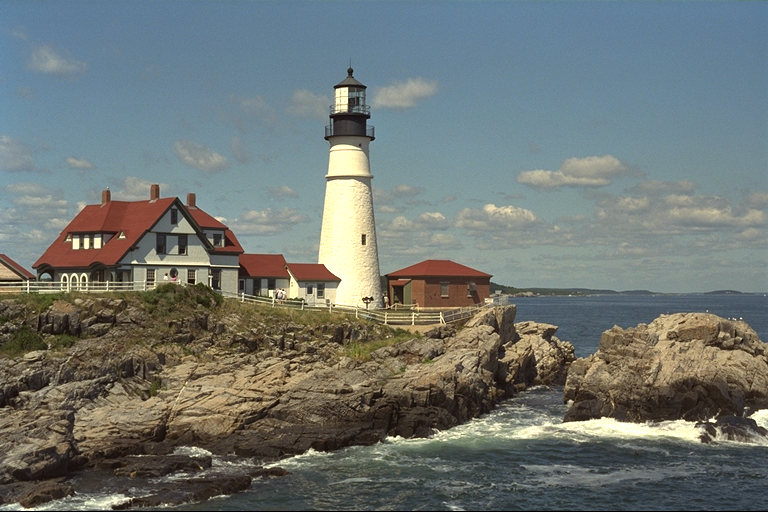
#> input picture lab 1/kodim21.png, 768 x 512 px
$ jupyter execute lab1.ipynb
#> lines starting #> are read from the running program, lines starting #| are printed output that depends on the picture
# Лабка №1

[cell 1]
import matplotlib.pyplot as plt
import numpy as np
import cv2

[cell 2]
# Load an image (you can freely chose any image you like)
img = cv2.imread("kodim21.png")
#> img is the input picture: shape (512, 768, 3); mean B, G, R 114.5, 118, 111.6
# Convert it to RGB
img = cv2.cvtColor(img, cv2.COLOR_BGR2RGB)
# Plot it
plt.imshow(img)

[cell 3]
# Split the image into the three colour channels
red, green, blue = cv2.split(img)
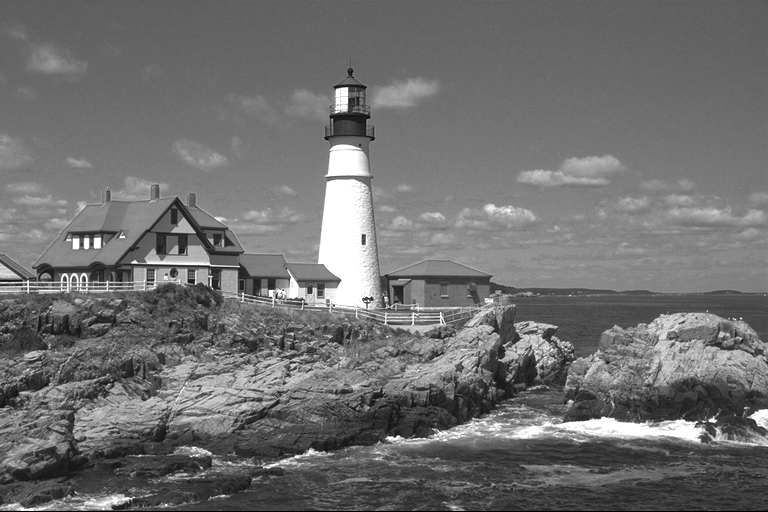
#> red: shape (512, 768); min 0, max 255, mean 111.6
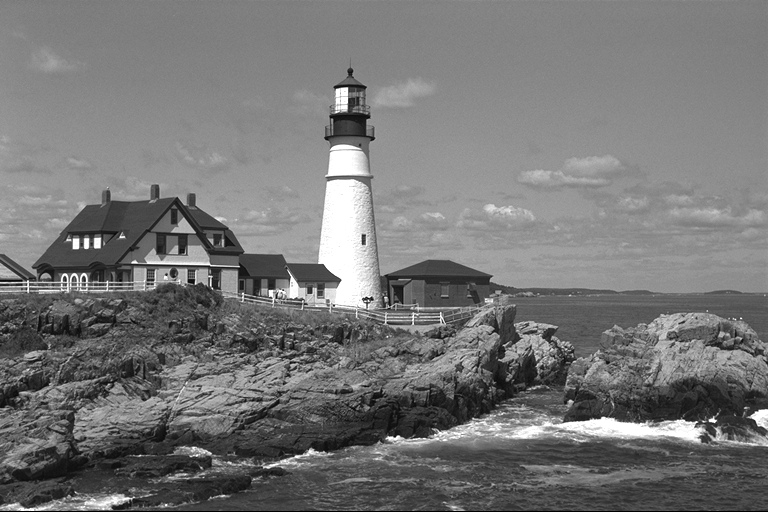
#> green: shape (512, 768); min 0, max 255, mean 118
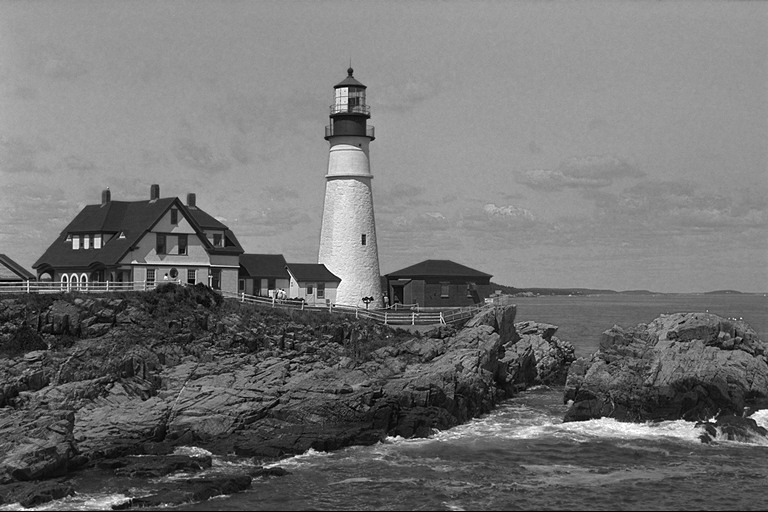
#> blue: shape (512, 768); min 0, max 255, mean 114.5

# Compose the image in the RGB colour space
img1 = cv2.merge([red, green, blue])

# Compose the image in the RBG colour space
img2 = cv2.merge([red, blue, green])
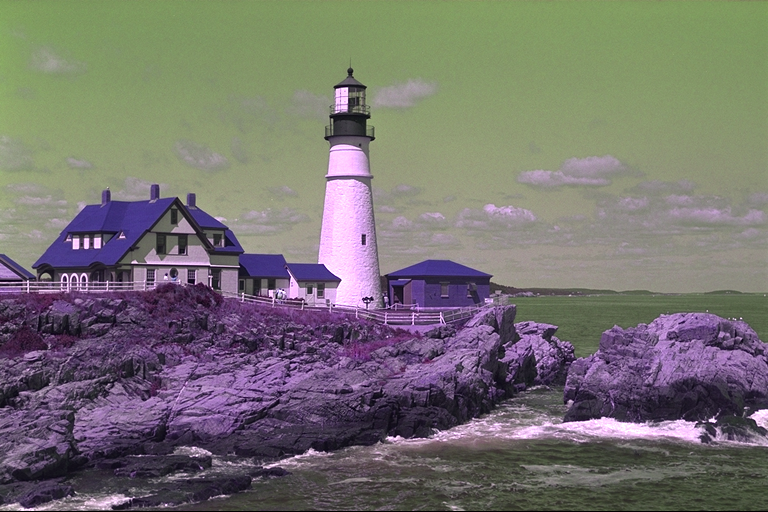
#> img2: shape (512, 768, 3); mean of channels 0, 1, 2 111.6, 114.5, 118; drawn as B, G, R

# Compose the image in the GRB colour space
img3 = cv2.merge([green, red, blue])
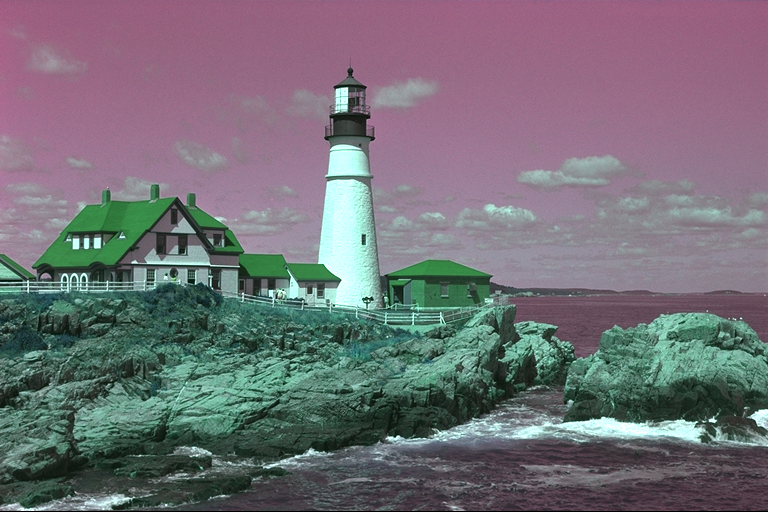
#> img3: shape (512, 768, 3); mean of channels 0, 1, 2 118, 111.6, 114.5; drawn as B, G, R

# Compose the image in the BGR colour space
img4 = cv2.merge([blue, green, red])

# Create the collage
out1 = np.hstack([img1, img2])
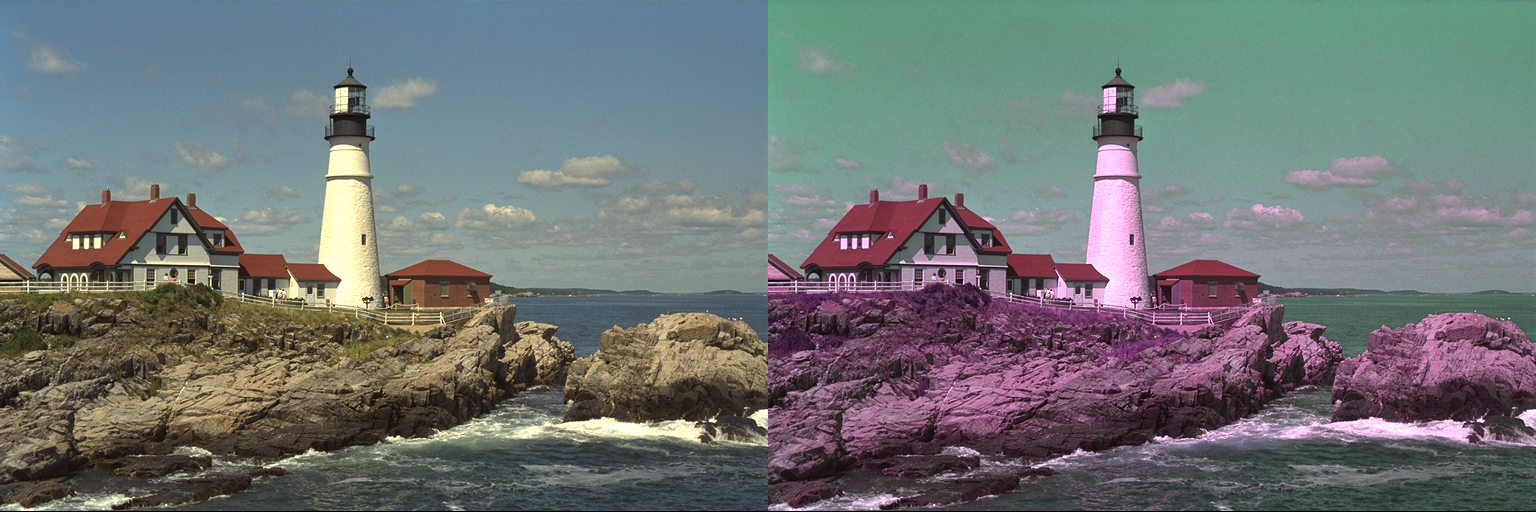
#> out1: shape (512, 1536, 3); mean R, G, B 111.6, 116.3, 116.3
out2 = np.hstack([img3, img4])
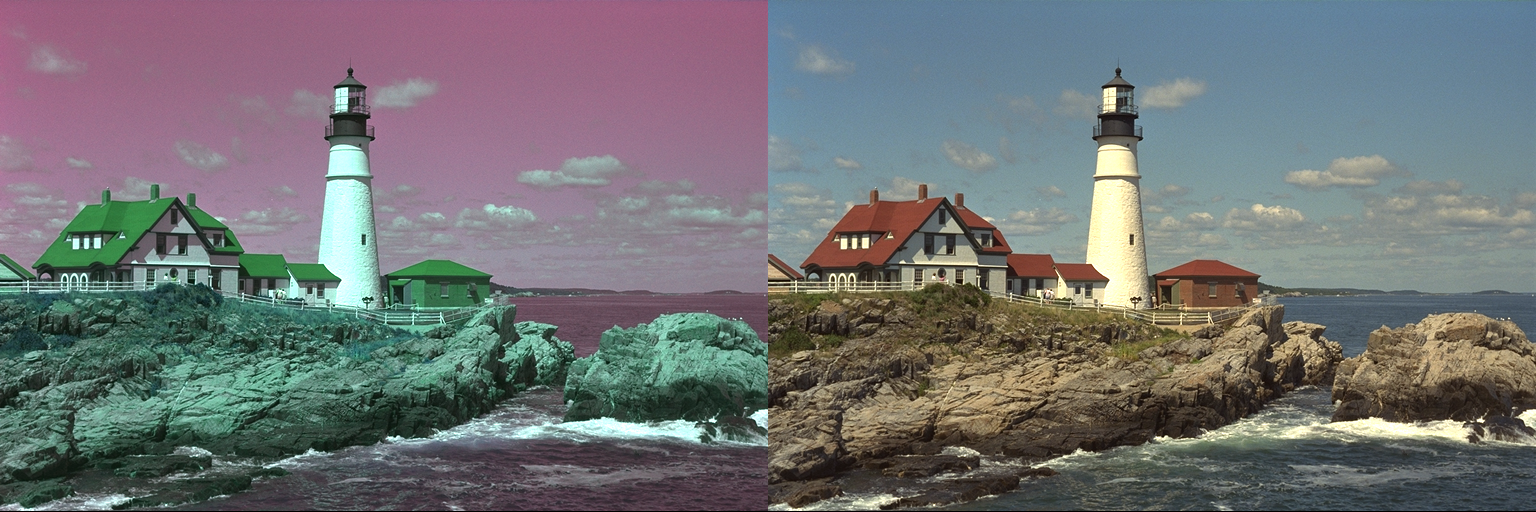
#> out2: shape (512, 1536, 3); mean of channels 0, 1, 2 116.3, 114.8, 113.1; drawn as B, G, R
out = np.vstack([out1, out2])
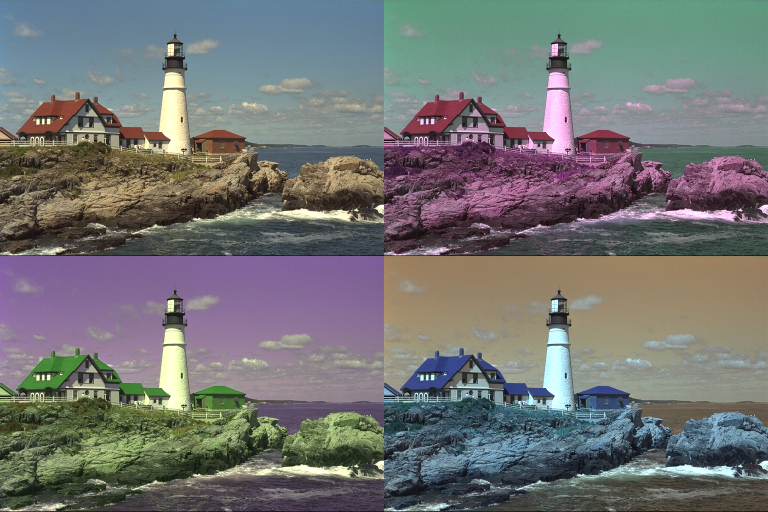
#> out: shape (1024, 1536, 3) (shown at 1/2 size); mean R, G, B 113.9, 115.5, 114.7

# Plot the collage
plt.imshow(out)
plt.axis(False)
